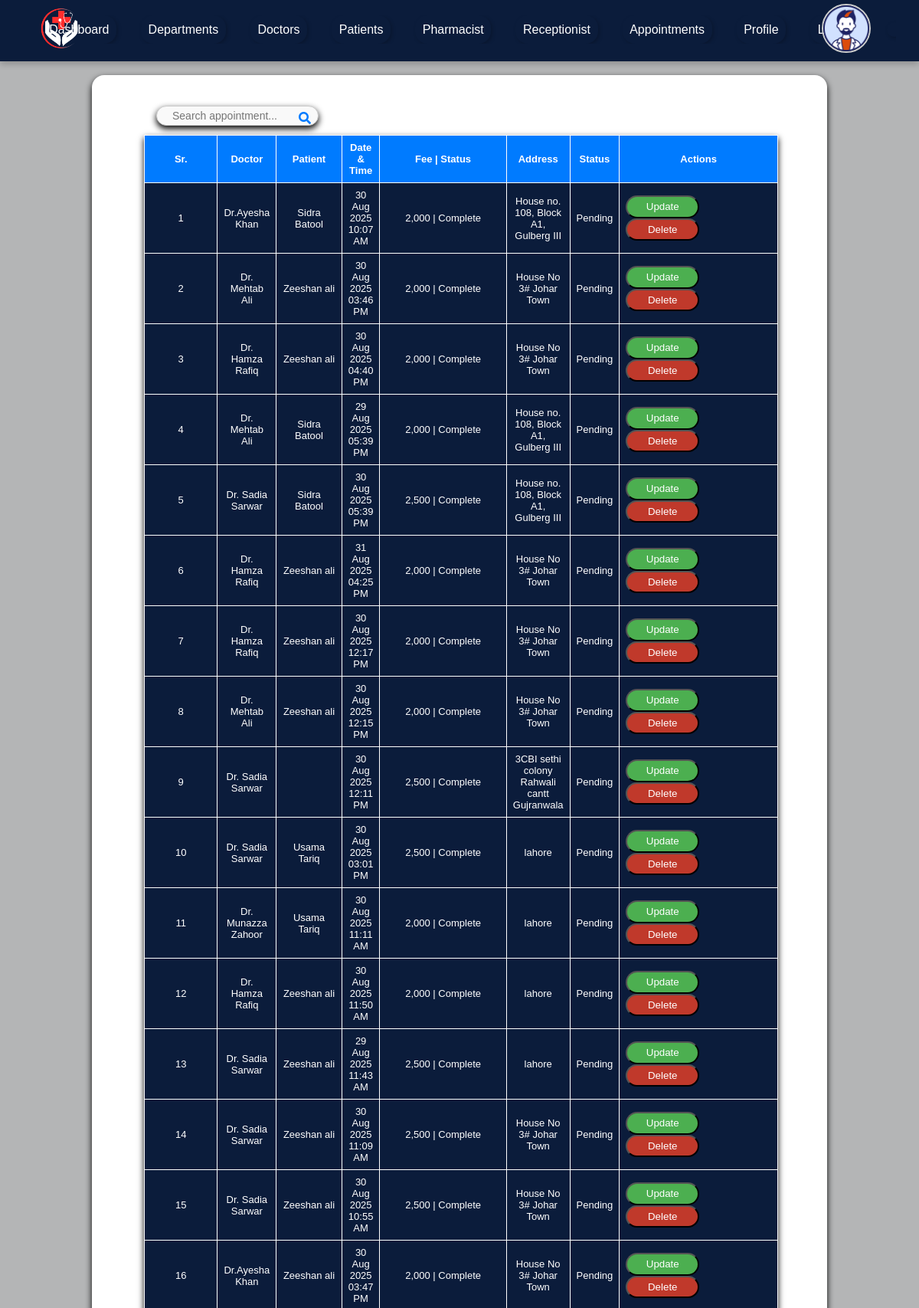
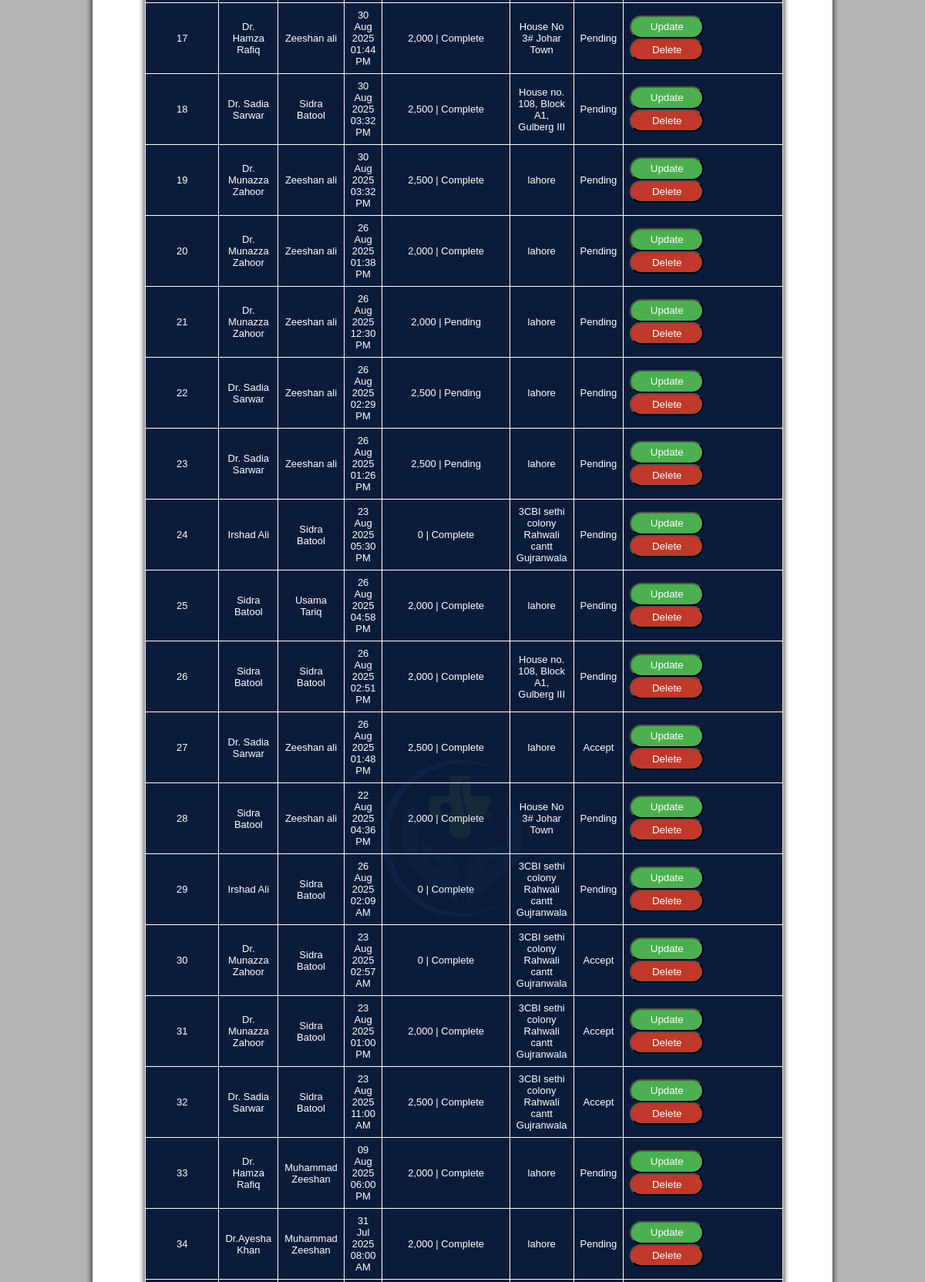
Page /admin/appointment.php (signed in, upper part) on the committed database (2 pictures, top to bottom).
### tables this page shows
CREATE TABLE `appointment` (
  `id` int(11) NOT NULL,
  `doctor_id` int(11) NOT NULL,
  `patient_id` int(11) NOT NULL,
  `patient_name` varchar(80) NOT NULL,
  `added_on` date NOT NULL,
  `date` date NOT NULL,
  `time` time NOT NULL,
  `fee` int(11) NOT NULL,
  `payment_id` varchar(80) NOT NULL,
  `pay_status` varchar(80) NOT NULL,
  `status` varchar(80) NOT NULL
);

CREATE TABLE `users` (
  `id` int(11) NOT NULL,
  `name` varchar(80) NOT NULL,
  `username` varchar(80) NOT NULL,
  `password` varchar(80) NOT NULL,
  `role` varchar(80) NOT NULL
);

CREATE TABLE `patient` (
  `id` int(11) NOT NULL,
  `user_id` int(11) NOT NULL,
  `dob` date NOT NULL,
  `gender` varchar(80) NOT NULL,
  `cnic` varchar(80) NOT NULL,
  `address` varchar(80) NOT NULL,
  `contact` varchar(80) NOT NULL,
  `email` varchar(80) NOT NULL,
  `profile` varchar(80) NOT NULL
);

### admin/appointment.php (the view, shortened to what this page needs)
<?php
include 'header.php';
?>
         <form method="post">
         <section id="appointments-section">
            <div class="appointments-container">
               <div class="search-container">
                  <input type="text" name="keyword" id="search-input" placeholder="Search appointment..." required/>
                  <button type="submit" name="search" id="search-btn" class="search-btn">
                  <i class="fa fa-search"></i>
                  </button>
               </div>
               </form>
               <table class="appointments-table">
                  <thead>
                     <tr>
                        <th>Sr.</th>
                        <th>Doctor</th>
                        <th>Patient</th>
                        <th>Date & Time</th>
                        <th style="width:20%;">Fee | Status</th>
                        <th>Address</th>
                        <th>Status</th>
                        <th style="width:25%;">Actions</th>
                     </tr>
                  </thead>
                  <tbody id="appointments-body">
                  <?php
				  $i=1;
				  if(isset($_POST['search'])){
					  $keyword=$_POST['keyword'];
					  $sql="select appointment.*, users.name as doctor_name, address from appointment INNER JOIN users on users.id=appointment.doctor_id INNER JOIN patient on appointment.patient_id=patient.id where users.name  LIKE '%$keyword%' OR patient_name LIKE '%$keyword%' OR fee LIKE '%$keyword%' OR status LIKE '%$keyword%' OR pay_status LIKE '%$keyword%'";
				  }
				  else{
				  $sql="select appointment.*, users.name as doctor_name, address from appointment INNER JOIN users on users.id=appointment.doctor_id INNER JOIN patient on appointment.patient_id=patient.id ORDER BY appointment.id DESC";
				  }
				  $result=mysqli_query($con,$sql);
				  if(mysqli_num_rows($result)>0){
				  while($row=mysqli_fetch_array($result)){
				  ?>
                  <tr>
                    <td><?php echo $i++;?></td>
                    <td><?php echo $row['doctor_name'];?></td>
                    <td><?php echo $row['patient_name'];?></td>
                    <td><?php echo date('d M Y',strtotime($row['date']));?> <?php echo date('h:i A',strtotime($row['time']));?></td>
                    <td><?php echo number_format($row['fee']);?> | <?php echo $row['pay_status'];?></td>
                    <td><?php echo $row['address'];?></td>
                    <td><?php echo $row['status'];?></td>
                    <td>
                    <a href="update_appointment.php?id=<?php echo $row['id'];?>"><button type="button" class="update-btn">Update</button></a>
                    <a href="delete_appointment.php?id=<?php echo $row['id'];?>" onclick="return confirm('Do you want to delete?');"><button type="button" class="delete-btn">Delete</button></a>
                    </td>
                </tr>
                <?php } } else{ ?>
                <tr>
                    <td colspan="8">No record found</td>
                </tr>
                <?php } ?>
            </tbody>
               </table>
      </main>
   </body>
</html>

### css/doctor/doctorchart.css (style rules this page uses)
* { margin: 0; padding: 0; box-sizing: border-box; font-family: "Arial", sans-serif; }

### css/doctor/doctor.css (style rules this page uses)
body, html { margin: 0; padding: 0; font-family: Arial, sans-serif; box-sizing: border-box; background-color: #b4b5b6 !important; }

### css/doctor/prescriptons.css (style rules this page uses)
input[type="text"], select { width: 100%; padding: 12px; margin-top: 8px; border: 1px solid #ddd; border-radius: 4px; font-size: 16px; background-color: #fff; box-sizing: border-box; }

### css/doctor/manage_appointment.css (style rules this page uses)
#appointments-section { padding: 20px; font-family: Arial, sans-serif; }
.appointments-container { width: 80vw; height: auto; margin: 20px auto; padding: 20px; background: #ffffff; box-shadow: 0 4px 8px rgba(0, 0, 0, 1); margin-top: 0; border-radius: 1em; }
.search-container { position: relative; width: 23%; margin: 12px auto; display: flex; float: left; margin-left: 4em; align-items: center; }
#search-input { width: 100%; padding: 12px 40px 12px 20px; font-size: 14px; border: 1px solid #ccc; border-radius: 25px; background-color: #f9f9f9; transition: all 0.3s ease-in-out; box-shadow: 0 4px 8px rgba(0, 0, 0, 1); height: 1rem; }
.search-btn { position: absolute; height:auto; right: 0; margin-top: 1rem ; padding: 0.6rem; background-color: transparent; border: none; color: #007bff; font-size: 16px; cursor: pointer; }
.search-btn i { transition: color 0.3s ease; }
.appointments-table { width: 90%; border-collapse: collapse; margin-bottom: 20px; background-color: #0b1c3b; color: white; margin: 3rem; box-shadow: 0 4px 8px rgba(0, 0, 0, 2); font-size: small; }
.appointments-table th, .appointments-table td { border: 1px solid white; text-align: center; padding: 8px; }
.appointments-table th { background-color: #007bff; }
.appointments-table td:nth-child(1), .appointments-table th:nth-child(1) { width: 6rem; }
.appointments-table td:nth-child(5), .appointments-table th:nth-child(5) { width: 18rem; }
.update-btn { background-color: #4caf50; width: 6rem; color: white; float: left; padding: 0.4em; cursor: pointer; border-radius: 3em; }
.delete-btn { background-color: #c0392b; width: 6rem; color: white; float: left; padding: 0.4em; cursor: pointer; border-radius: 3em; }

### css/doctor/Referal_management.css (style rules this page uses)
form { display: grid; gap: 20px; }
input[type="text"], input[type="password"], input[type="file"], select, textarea { padding: 10px; border: 1px solid #ddd; border-radius: 4px; font-size: 14px; color: #333; border: 1px solid #ccc; border-radius: 35px; transition: all 0.3s ease-in-out; background-color: #f9f9f9; }
select, input, textarea { width: 100%; }

### rows in the picture
appointment: users.name "Dr.Ayesha Khan", patient_name "Sidra Batool", date "30 Aug 2025", time "10:07 AM", fee "2,000", pay_status "Complete", patient.address "House no. 108, Block A1, Gulberg III", status "Pending"
appointment: users.name "Dr. Mehtab Ali", patient_name "Zeeshan ali", date "30 Aug 2025", time "03:46 PM", fee "2,000", pay_status "Complete", patient.address "House No 3# Johar Town", status "Pending"
appointment: users.name "Dr. Hamza Rafiq", patient_name "Zeeshan ali", date "30 Aug 2025", time "04:40 PM", fee "2,000", pay_status "Complete", patient.address "House No 3# Johar Town", status "Pending"
appointment: users.name "Dr. Mehtab Ali", patient_name "Sidra Batool", date "29 Aug 2025", time "05:39 PM", fee "2,000", pay_status "Complete", patient.address "House no. 108, Block A1, Gulberg III", status "Pending"
appointment: users.name "Dr. Sadia Sarwar", patient_name "Sidra Batool", date "30 Aug 2025", time "05:39 PM", fee "2,500", pay_status "Complete", patient.address "House no. 108, Block A1, Gulberg III", status "Pending"
appointment: users.name "Dr. Hamza Rafiq", patient_name "Zeeshan ali", date "31 Aug 2025", time "04:25 PM", fee "2,000", pay_status "Complete", patient.address "House No 3# Johar Town", status "Pending"
appointment: users.name "Dr. Hamza Rafiq", patient_name "Zeeshan ali", date "30 Aug 2025", time "12:17 PM", fee "2,000", pay_status "Complete", patient.address "House No 3# Johar Town", status "Pending"
appointment: users.name "Dr. Mehtab Ali", patient_name "Zeeshan ali", date "30 Aug 2025", time "12:15 PM", fee "2,000", pay_status "Complete", patient.address "House No 3# Johar Town", status "Pending"
appointment: users.name "Dr. Sadia Sarwar", date "30 Aug 2025", time "12:11 PM", fee "2,500", pay_status "Complete", patient.address "3CBI sethi colony Rahwali cantt Gujranwala", status "Pending"
appointment: users.name "Dr. Sadia Sarwar", patient_name "Usama Tariq", date "30 Aug 2025", time "03:01 PM", fee "2,500", pay_status "Complete", patient.address "lahore", status "Pending"
appointment: users.name "Dr. Munazza Zahoor", patient_name "Usama Tariq", date "30 Aug 2025", time "11:11 AM", fee "2,000", pay_status "Complete", patient.address "lahore", status "Pending"
appointment: users.name "Dr. Hamza Rafiq", patient_name "Zeeshan ali", date "30 Aug 2025", time "11:50 AM", fee "2,000", pay_status "Complete", patient.address "lahore", status "Pending"
appointment: users.name "Dr. Sadia Sarwar", patient_name "Zeeshan ali", date "29 Aug 2025", time "11:43 AM", fee "2,500", pay_status "Complete", patient.address "lahore", status "Pending"
appointment: users.name "Dr. Sadia Sarwar", patient_name "Zeeshan ali", date "30 Aug 2025", time "11:09 AM", fee "2,500", pay_status "Complete", patient.address "House No 3# Johar Town", status "Pending"
appointment: users.name "Dr. Sadia Sarwar", patient_name "Zeeshan ali", date "30 Aug 2025", time "10:55 AM", fee "2,500", pay_status "Complete", patient.address "House No 3# Johar Town", status "Pending"
appointment: users.name "Dr.Ayesha Khan", patient_name "Zeeshan ali", date "30 Aug 2025", time "03:47 PM", fee "2,000", pay_status "Complete", patient.address "House No 3# Johar Town", status "Pending"
appointment: users.name "Dr. Hamza Rafiq", patient_name "Zeeshan ali", date "30 Aug 2025", time "01:44 PM", fee "2,000", pay_status "Complete", patient.address "House No 3# Johar Town", status "Pending"
appointment: users.name "Dr. Sadia Sarwar", patient_name "Sidra Batool", date "30 Aug 2025", time "03:32 PM", fee "2,500", pay_status "Complete", patient.address "House no. 108, Block A1, Gulberg III", status "Pending"
appointment: users.name "Dr. Munazza Zahoor", patient_name "Zeeshan ali", date "30 Aug 2025", time "03:32 PM", fee "2,500", pay_status "Complete", patient.address "lahore", status "Pending"
appointment: users.name "Dr. Munazza Zahoor", patient_name "Zeeshan ali", date "26 Aug 2025", time "01:38 PM", fee "2,000", pay_status "Complete", patient.address "lahore", status "Pending"
appointment: users.name "Dr. Munazza Zahoor", patient_name "Zeeshan ali", date "26 Aug 2025", time "12:30 PM", fee "2,000", pay_status "Pending", patient.address "lahore", status "Pending"
appointment: users.name "Dr. Sadia Sarwar", patient_name "Zeeshan ali", date "26 Aug 2025", time "02:29 PM", fee "2,500", pay_status "Pending", patient.address "lahore", status "Pending"
appointment: users.name "Dr. Sadia Sarwar", patient_name "Zeeshan ali", date "26 Aug 2025", time "01:26 PM", fee "2,500", pay_status "Pending", patient.address "lahore", status "Pending"
appointment: users.name "Irshad Ali", patient_name "Sidra Batool", date "23 Aug 2025", time "05:30 PM", fee "0", pay_status "Complete", patient.address "3CBI sethi colony Rahwali cantt Gujranwala", status "Pending"
appointment: users.name "Sidra Batool", patient_name "Usama Tariq", date "26 Aug 2025", time "04:58 PM", fee "2,000", pay_status "Complete", patient.address "lahore", status "Pending"
appointment: users.name "Sidra Batool", patient_name "Sidra Batool", date "26 Aug 2025", time "02:51 PM", fee "2,000", pay_status "Complete", patient.address "House no. 108, Block A1, Gulberg III", status "Pending"
appointment: users.name "Dr. Sadia Sarwar", patient_name "Zeeshan ali", date "26 Aug 2025", time "01:48 PM", fee "2,500", pay_status "Complete", patient.address "lahore", status "Accept"
appointment: users.name "Sidra Batool", patient_name "Zeeshan ali", date "22 Aug 2025", time "04:36 PM", fee "2,000", pay_status "Complete", patient.address "House No 3# Johar Town", status "Pending"
appointment: users.name "Irshad Ali", patient_name "Sidra Batool", date "26 Aug 2025", time "02:09 AM", fee "0", pay_status "Complete", patient.address "3CBI sethi colony Rahwali cantt Gujranwala", status "Pending"
appointment: users.name "Dr. Munazza Zahoor", patient_name "Sidra Batool", date "23 Aug 2025", time "02:57 AM", fee "0", pay_status "Complete", patient.address "3CBI sethi colony Rahwali cantt Gujranwala", status "Accept"
appointment: users.name "Dr. Munazza Zahoor", patient_name "Sidra Batool", date "23 Aug 2025", time "01:00 PM", fee "2,000", pay_status "Complete", patient.address "3CBI sethi colony Rahwali cantt Gujranwala", status "Accept"
appointment: users.name "Dr. Sadia Sarwar", patient_name "Sidra Batool", date "23 Aug 2025", time "11:00 AM", fee "2,500", pay_status "Complete", patient.address "3CBI sethi colony Rahwali cantt Gujranwala", status "Accept"
appointment: users.name "Dr. Hamza Rafiq", patient_name "Muhammad Zeeshan", date "09 Aug 2025", time "06:00 PM", fee "2,000", pay_status "Complete", patient.address "lahore", status "Pending"
appointment: users.name "Dr.Ayesha Khan", patient_name "Muhammad Zeeshan", date "31 Jul 2025", time "08:00 AM", fee "2,000", pay_status "Complete", patient.address "lahore", status "Pending"
